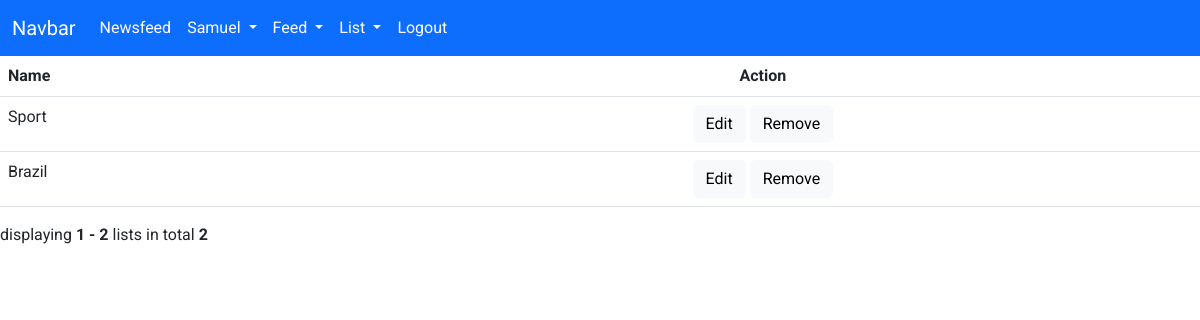
/list (signed in), run on the app's committed database.
### app/models/User.py (models this page shows, shortened)
class User(db.Model):
    __tablename__ = 'users'
    id = db.Column(db.Integer, primary_key=True)
    username = db.Column(db.String, unique=True, nullable=False)
    name = db.Column(db.String, nullable=False)
    email = db.Column(db.String, unique=True, nullable=False)
    hash = db.Column(db.String, nullable=False)
    @property
    def is_authenticated(self):
        return True
    @login_manager.user_loader
    def load_user(username):
        return User.query.get(username)

### app/models/List.py (models this page shows, shortened)
class List(db.Model):
    __tablename__ = 'lists'
    id = db.Column(db.Integer, primary_key=True)
    name = db.Column(db.String, nullable=False)
    user_id = db.Column(db.Integer, db.ForeignKey('users.id'))
    user = db.relationship('User', foreign_keys=user_id)

### app/controllers/listr.py (the view)
@app.route("/list")
@login_required
def show_list():
    smtm = db.select(List).where(
        List.user_id == current_user.id).where(List.name != 'General')
    lists = db.session.execute(smtm).all()
    length = len(lists)
    search = False
    q = request.args.get('q')
    if q:
        search = True
    page = request.args.get(get_page_parameter(), type=int, default=1)
    last_page = length // PER_PAGE + 1
    if page > last_page:
        return apology('Not Found', 404)
    i = (page-1)*PER_PAGE
    lists = lists[i:i+PER_PAGE]
    pagination = Pagination(
        page=page, total=length, search=search, record_name='lists', per_page=PER_PAGE)
    return render_template('list_show.html', lists=lists, pagination=pagination)

### app/templates/list_show.html (shortened to what this page needs)
{% extends "layout.html" %}
{% block main %}
<table class="table">
    <thead>
        <tr>
            <th scope="col">Name</th>
            <th scope="col" class="text-center">Action</th>
        </tr>
    </thead>
    <tbody>
        {% for item in lists %}
            <tr>
                <td>{{ item[0].name }}</td>
                <td class="text-center">
                    <a href="/list/edit/{{ item[0].id }}" class="btn btn-light">Edit</a>
                    <a href="/list/remove/{{ item[0].id }}" class="btn btn-light">Remove</a>
                </td>
            </tr>
        {% endfor %}
    </tbody>
</table>
{{ pagination.info }}
{% endblock %}

### app/templates/layout.html (shortened to what this page needs)
<!DOCTYPE html>
<html lang="pt-br">
<head>
    <link href="https://cdn.jsdelivr.net/npm/bootstrap@5.2.3/dist/css/bootstrap.min.css" rel="stylesheet"
>
    <link rel="stylesheet" href="{{ url_for('static', filename='css/main.css')}}">
</head>
<body>
    <nav class="navbar navbar-expand-lg bg-primary">
        <div class="container-fluid">
            <a class="navbar-brand" href="#">Navbar</a>
            <div class="collapse navbar-collapse" id="navbarSupportedContent">
                <ul class="navbar-nav me-auto mb-2 mb-lg-0">
                    <li class="nav-item">
                        <a class="nav-link active" aria-current="page" href="/news">Newsfeed</a>
                    </li>
                    {% if current_user.username %}
                    <li class="nav-item dropdown">
                        <a class="nav-link dropdown-toggle" href="#" role="button" data-bs-toggle="dropdown"
                            aria-expanded="false">
                            {{ current_user.username.title() }}
                        </a>
                    </li>
                    {% endif %}
                    <li class="nav-item dropdown">
                        <a class="nav-link dropdown-toggle" href="#" role="button" data-bs-toggle="dropdown"
                            aria-expanded="false">
                            Feed
                        </a>
                    </li>
                    <li class="nav-item dropdown">
                        <a class="nav-link dropdown-toggle" href="#" role="button" data-bs-toggle="dropdown"
                            aria-expanded="false">
                            List
                        </a>
                    </li>
                    <li class="nav-item">
                        <a class="nav-link" href="/logout">Logout</a>
                    </li>
                </ul>
            </div>
        </div>
    </nav>
    {% block main %}{% endblock %}
</body>
</html>

### app/static/css/main.css (style rules this page uses)
body { font-family: 'Roboto', sans-serif; }
.nav-link, .navbar-brand { color: white!important; }

### data on the page
User: username "Samuel"
List: name "Sport"
List: name "Brazil"

### other printed values
{{ pagination.info }} "displaying 1 - 2 lists in total 2"
